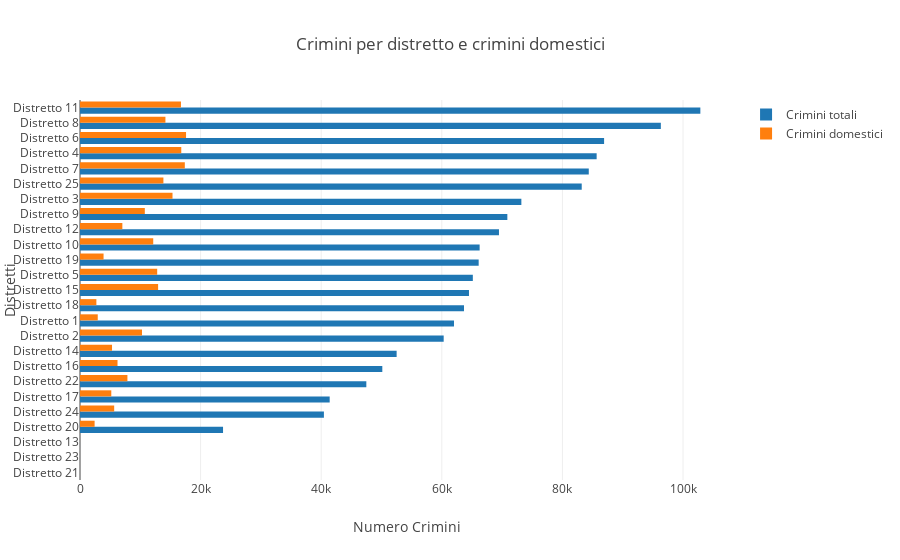

This figure's notebook cell:
### Code cell
import plotly.offline as py

arrayDistrictArrest=df[['Domestic','District']].values

temp = arrayDistrictArrest[arrayDistrictArrest[:,0] == True]


contatore_distretti2 = list()

for i in range(1,26):
    contatore_distretti2.append(list(temp[:,1]).count(i) + list(temp[:,1]).count(str(float(i))))
    

contatore_distretti3 = list()
contatore=0
for a,b in sorted_by_value:
    contatore_distretti3.append(contatore_distretti2[a-1])
    contatore = contatore + 1

    
    
data = [go.Bar(
            y=distretti,
            x=contatore_distretti,
        orientation = 'h',
        name="Crimini totali"
),
       go.Bar(
           y=distretti,
           x = contatore_distretti3,
       orientation = 'h',
       name="Crimini domestici")]

layout = go.Layout(
        title="Crimini per distretto e crimini domestici",
        xaxis=dict(title="Numero Crimini"),
        yaxis=dict(title="Distretti")
)

fig = go.Figure(data=data, layout=layout)

py.iplot(fig)

### Figure 1 — Plotly figure (JSON) as saved in the notebook; plotly's stock layout.template omitted (floating-point values rounded to 4 significant figures)
{"data": [{"name": "Crimini totali", "orientation": "h", "type": "bar", "uid": "0b5231be-fedd-11e8-96fc-42004d006a01", "x": [0, 0, 1, 23721, 40449, 41406, 47484, 50134, 52509, 60312, 62022, 63682, 64508, 65146, 66115, 66276, 69482, 70869, 73195, 83204, 84373, 85681, 86915, 96325, 102878], "y": ["Distretto 21", "Distretto 23", "Distretto 13", "Distretto 20", "Distretto 24", "Distretto 17", "Distretto 22", "Distretto 16", "Distretto 14", "Distretto 2", "Distretto 1", "Distretto 18", "Distretto 15", "Distretto 5", "Distretto 19", "Distretto 10", "Distretto 12", "Distretto 9", "Distretto 3", "Distretto 25", "Distretto 7", "Distretto 4", "Distretto 6", "Distretto 8", "Distretto 11"]}, {"name": "Crimini domestici", "orientation": "h", "type": "bar", "uid": "0b523326-fedd-11e8-a32d-42004d006a01", "x": [0, 0, 1, 2423, 5668, 5189, 7864, 6223, 5310, 10284, 2944, 2716, 12954, 12801, 3907, 12145, 7023, 10750, 15342, 13832, 17384, 16795, 17588, 14168, 16743], "y": ["Distretto 21", "Distretto 23", "Distretto 13", "Distretto 20", "Distretto 24", "Distretto 17", "Distretto 22", "Distretto 16", "Distretto 14", "Distretto 2", "Distretto 1", "Distretto 18", "Distretto 15", "Distretto 5", "Distretto 19", "Distretto 10", "Distretto 12", "Distretto 9", "Distretto 3", "Distretto 25", "Distretto 7", "Distretto 4", "Distretto 6", "Distretto 8", "Distretto 11"]}], "layout": {"title": "Crimini per distretto e crimini domestici", "xaxis": {"title": "Numero Crimini"}, "yaxis": {"title": "Distretti"}}}
